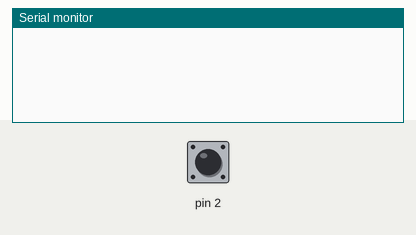
Simulated run of this program. Board: Arduino Uno, built with avr-gcc and run on an emulated ATmega328P. Shown: the last lines printed to the serial monitor. The test bench sets the inputs (shaded band); at power-on: pin 2 HIGH.

Above: at 1.2 s.
1.3 s: pin 2 pulled LOW for 0.15 s
At 2.2 s:
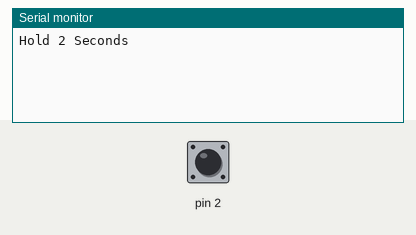
2.9 s: pin 2 pulled LOW for 3.2 s
At 7.0 s:
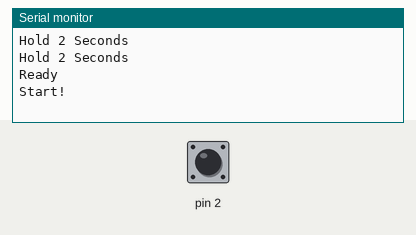
7.6 s: pin 2 pulled LOW for 1 s
At 8.2 s:
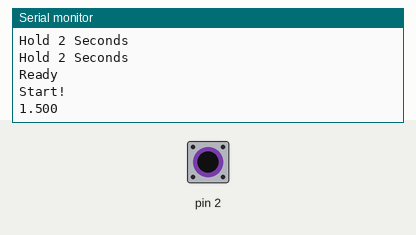

Measured:
- after the input at 1.3 s, the serial monitor: prints a new line at once (image 1)
- after the input at 2.9 s, the serial monitor: prints a new line after 2.0 s (image 2)
- after the input at 7.6 s, the serial monitor: prints a new line at once (image 3)

The program:

main.cpp
```cpp
#include <Arduino.h>
#include "CapacitiveSensor.h"

#define HOLDTIME 2000
#define TOUCHVALUE 1000
#define isHeld (mat.capacitiveSensor(30) > TOUCHVALUE)

CapacitiveSensor mat = CapacitiveSensor(4, 2);
long readyTimer;
long mainTimer;
bool lock = false;

void setup()
{
  Serial.begin(9600);
}

void loop()
{
  if (isHeld)
  {
    Serial.println("Hold 2 Seconds");
    readyTimer = millis();
    while (isHeld)
    {
      if (readyTimer + HOLDTIME < millis())
      {
        if (lock == false)
        {
          Serial.println("Ready");
          lock = true;
        }
      }
    }
    if (lock)
    {
      mainTimer = millis();
      Serial.println("Start!");
      while (!isHeld)
      {
      }
      Serial.println((millis() - mainTimer) / 1000.0, 3);
      while (isHeld)
      {
      }
    }
  }
  lock = false;
}
```
